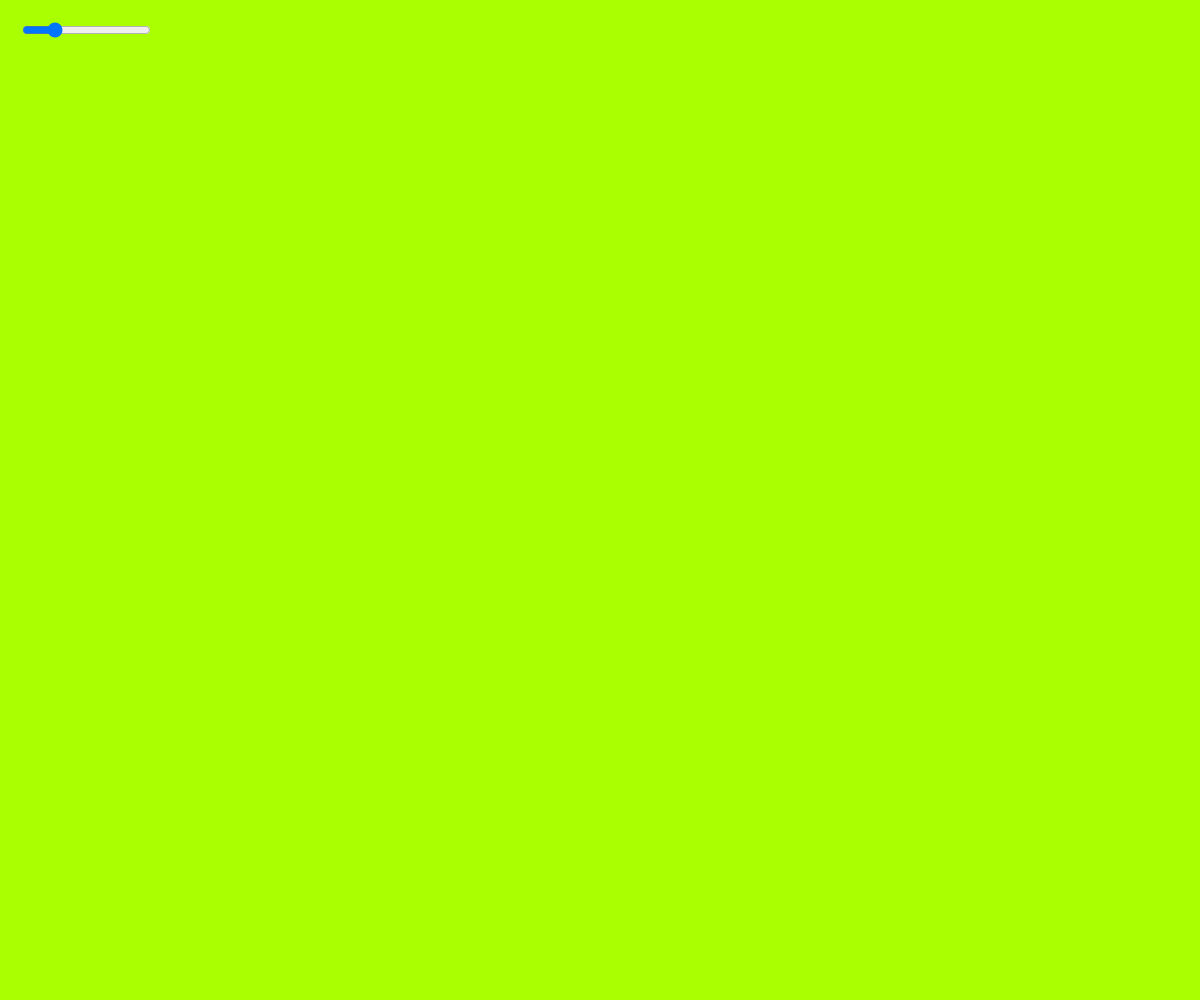
Frame 1 (no input)
Frame 60 (no input): identical to frame 1, image omitted
Frame 120 (the mouse pressed at the canvas centre since frame 60): identical to frame 1, image omitted

The p5.js sketch that drew this single still picture (run headless with seeded random() and noise() and a simulated clock; from frame 60 on, the mouse is pressed at the canvas centre):

// p5.js sketch
// ── sketch.js
//  holds the variable for the slider
let slider;

function setup() {
    colorMode(HSB);
    createCanvas(windowWidth, windowHeight);
    slider = createSlider(0, 360, 60, 40);
    slider.position(20, 20);


}

function draw() {
    let val = slider.value();
    background(val, 100, 100, 1);
}
